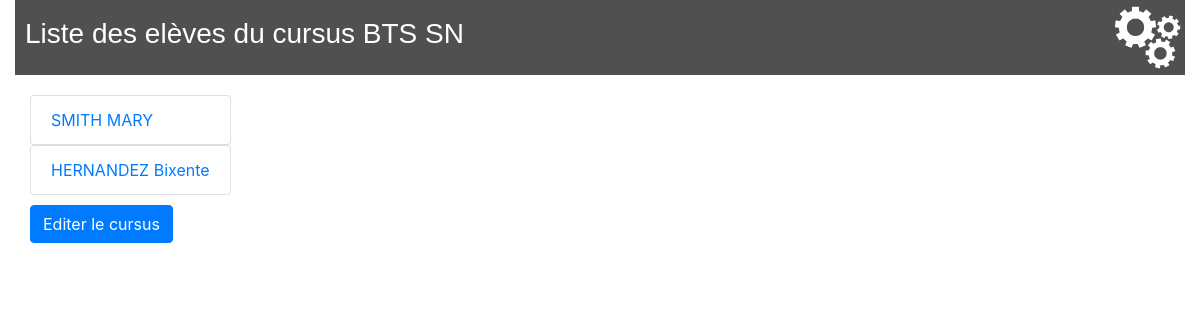
Screenshot of /lycee/1 with the database file from the repository.
### lycee/models.py (models this page shows, shortened)
class Cursus(models.Model):
    name = models.CharField(
        max_length=50,
        blank=False,
        null=True,
        default='aucun'
    )
    year_from_bac = models.SmallIntegerField(
        help_text="year since le bac",
        verbose_name="year",
        blank=False,
        null=True,
        default=0
    )
    scholar_year = models.CharField(
        max_length=9,
        blank=False,
        null=True,
        default='0000-00001'
    )

class Student(models.Model):
    first_name = models.CharField(
        max_length=50,
        blank=False,
        null=False
    )
    birth_date = models.DateField(
        verbose_name='date of birth',
        blank=False,
        null=False
    )
    last_name = models.CharField(
        verbose_name="lastname",
        help_text="last name of the student",
        blank=False,  # pas de champ vide
        null=False,  # pas de champ null (a conjuguer avec default
        default="???",
        max_length=255,  # taille maximale du champ
    )
    phone = models.CharField(
        verbose_name="phonenumber",
        help_text="phone number of the student",
        blank=False,  # pas de champ vide
        null=False,  # pas de champ null (a conjuguer avec default
        default="0999999999",
        max_length=10,  # taille maximale du champ
    )
    email = models.EmailField(
        verbose_name="email",
        help_text="phone number of the student",
        blank=False,  # pas de champ vide
        null=False,  # pas de champ null (a conjuguer avec default
        default="x@y.z",
        max_length=255,  # taille maximale du champ
    )
    comments = models.CharField(
        verbose_name="comments",
        help_text="some comments about the student",
        blank=True,
        null=False,  # pas de champ null (a conjuguer avec default
        default="",
        max_length=255,  # taille maximale du champ
    )
    cursus = models.ForeignKey(
        Cursus,
        on_delete=models.CASCADE,  # necessaire selon la version de Django
        null=True
    )

### lycee/views.py (the view)
# urls.py: url(r'^(?P<idC>[0-9]+)$', views.detail, name='detail'),
def detail(request, idC):
    result_list = Student.objects.filter(cursus_id = idC)
    cursus = Cursus.objects.get(id=idC)
    context = {'liste': result_list, 'cursusName': cursus.name, 'cursusID': cursus.pk}
    return render(request, 'lycee/list-onCursus.html', context)

### lycee/templates/lycee/list-onCursus.html
{% extends "master.html" %}
{% load static %}
{% if liste%}
  {% block title %}
    <h3>Liste des elèves du cursus {{cursusName}}</h3>
  {% endblock %}
  {% block content %}
    <ul class="list-group">
    {% for student in liste %}
      <a href="/lycee/student/{{student.id}}"><li class="list-group-item">{{student.last_name}} {{student.first_name}}</li></a>
    {% endfor %}
    </ul>
  <a href="cursus/update/{{cursusID}}"><button type="button" class="btn btn-primary">Editer le cursus</button></a>
  {% endblock %}
{% else %}
  <p> No cursus to show .</p>
{% endif %}

### lycee/static/lycee/style.css (style rules this page uses)
.list-group { padding-top: 10px; width: fit-content; padding-bottom: 10px; }

### rows the page displays
Cursus: name "BTS SN"
Student: last_name "SMITH", first_name "MARY"
Student: last_name "HERNANDEZ", first_name "Bixente"
